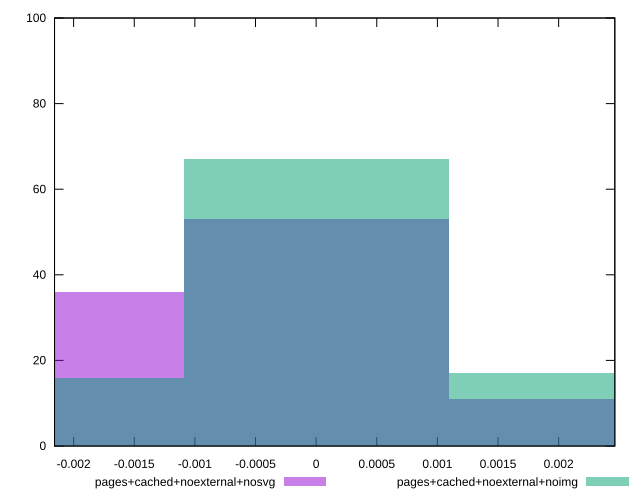

Write gnuplot code to recreate this figure.
reset

$pagesCachedNoexternalNosvg <<EOF
0 53
-0.002184895326888177 36
0.002184895326888177 11
EOF

$pagesCachedNoexternalNoimg <<EOF
0 67
0.002184895326888177 17
-0.002184895326888177 16
EOF

set key outside below
set boxwidth 0.002184895326888177
set xrange [-0.0021574016333571334:0.0024632437711335007]
set yrange [0:100]
set trange [0:100]
set style fill transparent solid 0.5 noborder
set terminal svg size 640, 500 enhanced background rgb 'white'
set output "reprap/meta/score-difference/comparison/histogram/7_vs_8.svg"

plot $pagesCachedNoexternalNosvg title "pages+cached+noexternal+nosvg" with boxes, \
     $pagesCachedNoexternalNoimg title "pages+cached+noexternal+noimg" with boxes

reset
